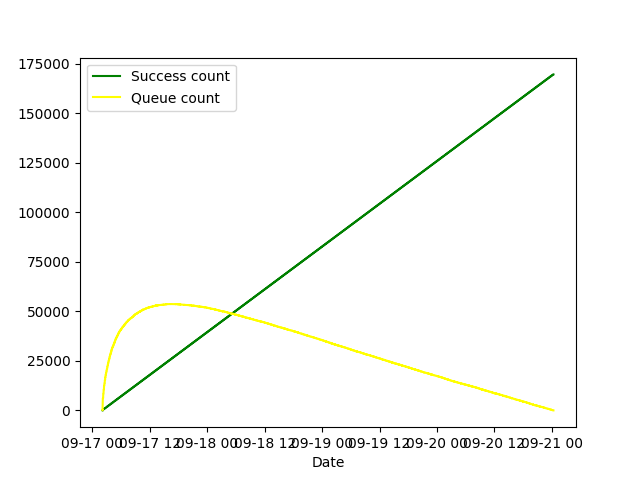

This chart was generated by the following Python code:

import os
import matplotlib as mp
import matplotlib.pyplot as plt
from datetime import datetime

try:
    LOG_FILE = os.path.join(os.path.dirname(os.path.abspath(__file__)), "crawlerjob.log")
except NameError:
    LOG_FILE = os.path.join(".", "crawlerjob.log")

def read_data():
    log_file = open(LOG_FILE, "r")
    for line in log_file:
        success_count, queue_count, failed_count, time = line.rstrip().split()
        success_count = int(success_count)
        queue_count   = int(queue_count)
        failed_count  = int(failed_count)
        time          = datetime.fromtimestamp(float(time))
        yield (success_count, queue_count, failed_count, time)

if __name__ == "__main__":
    success_count, queue_count, failed_count, time = list(zip(*read_data()))
    plt.plot(time, success_count, color = "green", label="Success count")
    plt.plot(time, queue_count,   color = "yellow", label="Queue count")
    plt.xlabel("Date")
    plt.legend()
    plt.savefig("plot.png")
    plt.show()

